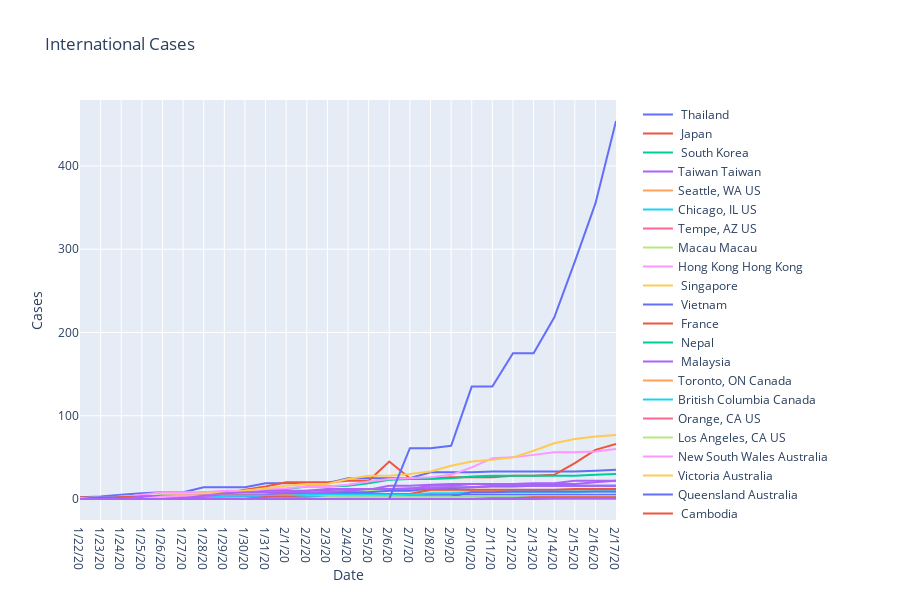

Notebook source saved alongside this figure:
### Code cell
import plotly.express as px


fig = px.line(final_df_international,title="International Cases", x="Date", y="Cases", color="name", line_group="name", hover_name="name",render_mode="svg")
fig.for_each_trace(lambda t: t.update(name=t.name.replace("name=", "")))
fig.show()
